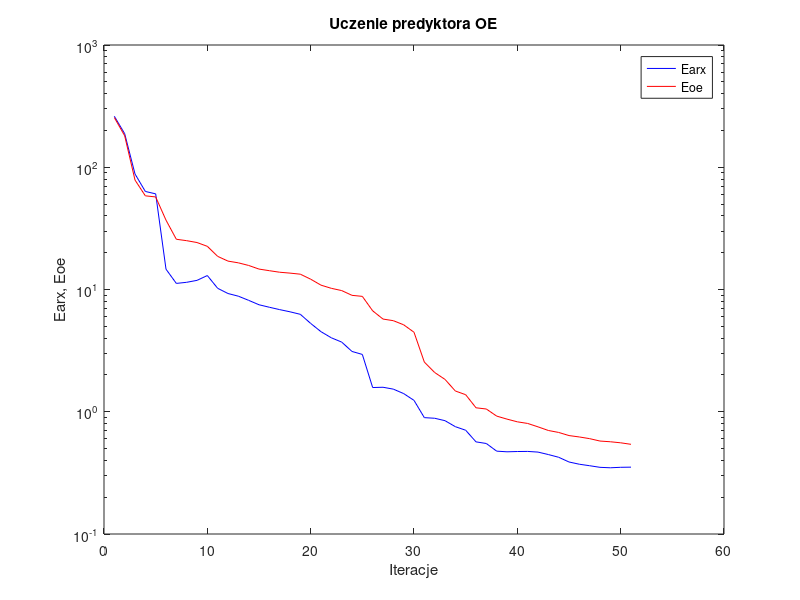
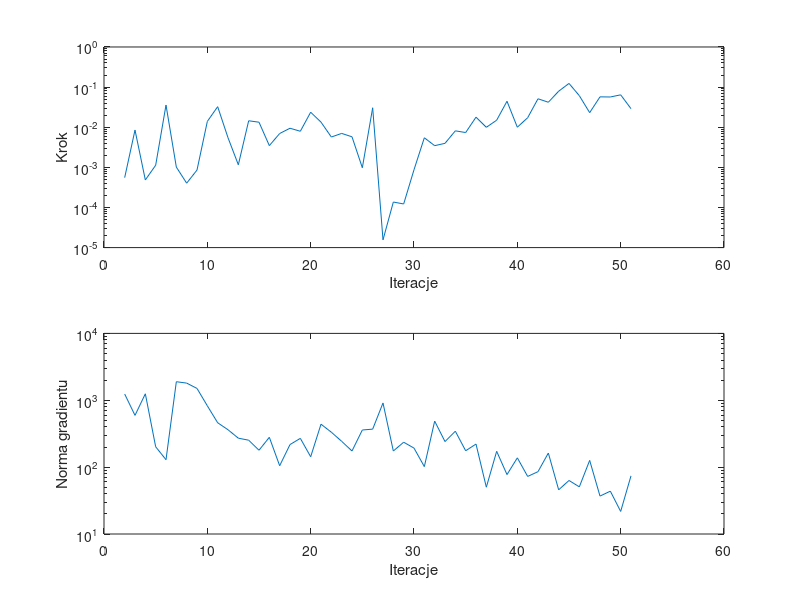

Source code (MATLAB) for these figures, in order:
%uczenie predyktora oe
clear all;
n=0; farx(n+1)=2.611443e+002; foe(n+1)=2.549341e+002; wspucz(n+1)=0.000000e+000; ng(n+1)=0.000000e+000;
%odnowa zmiennej metryki
n=1; farx(n+1)=1.882392e+002; foe(n+1)=1.810347e+002; krok(n+1)=5.534736e-004; ng(n+1)=1.240714e+003;
n=2; farx(n+1)=8.813317e+001; foe(n+1)=7.857500e+001; krok(n+1)=8.516524e-003; ng(n+1)=5.942429e+002;
n=3; farx(n+1)=6.339654e+001; foe(n+1)=5.837960e+001; krok(n+1)=4.854552e-004; ng(n+1)=1.249301e+003;
n=4; farx(n+1)=6.059423e+001; foe(n+1)=5.717721e+001; krok(n+1)=1.128760e-003; ng(n+1)=2.015765e+002;
n=5; farx(n+1)=1.466437e+001; foe(n+1)=3.691833e+001; krok(n+1)=3.571281e-002; ng(n+1)=1.291626e+002;
n=6; farx(n+1)=1.121639e+001; foe(n+1)=2.575938e+001; krok(n+1)=1.015069e-003; ng(n+1)=1.893720e+003;
n=7; farx(n+1)=1.145325e+001; foe(n+1)=2.508402e+001; krok(n+1)=4.029366e-004; ng(n+1)=1.805240e+003;
n=8; farx(n+1)=1.187914e+001; foe(n+1)=2.422457e+001; krok(n+1)=8.566255e-004; ng(n+1)=1.503000e+003;
n=9; farx(n+1)=1.300670e+001; foe(n+1)=2.255029e+001; krok(n+1)=1.396192e-002; ng(n+1)=8.260577e+002;
n=10; farx(n+1)=1.022792e+001; foe(n+1)=1.866760e+001; krok(n+1)=3.252259e-002; ng(n+1)=4.608400e+002;
n=11; farx(n+1)=9.271317e+000; foe(n+1)=1.707114e+001; krok(n+1)=5.478088e-003; ng(n+1)=3.623688e+002;
n=12; farx(n+1)=8.818017e+000; foe(n+1)=1.652630e+001; krok(n+1)=1.158499e-003; ng(n+1)=2.709167e+002;
n=13; farx(n+1)=8.153185e+000; foe(n+1)=1.572856e+001; krok(n+1)=1.448480e-002; ng(n+1)=2.528920e+002;
n=14; farx(n+1)=7.502715e+000; foe(n+1)=1.469265e+001; krok(n+1)=1.333847e-002; ng(n+1)=1.789289e+002;
n=15; farx(n+1)=7.159219e+000; foe(n+1)=1.425317e+001; krok(n+1)=3.478135e-003; ng(n+1)=2.793080e+002;
n=16; farx(n+1)=6.846314e+000; foe(n+1)=1.384438e+001; krok(n+1)=6.970444e-003; ng(n+1)=1.048989e+002;
n=17; farx(n+1)=6.570365e+000; foe(n+1)=1.361702e+001; krok(n+1)=9.436540e-003; ng(n+1)=2.174598e+002;
n=18; farx(n+1)=6.266327e+000; foe(n+1)=1.334303e+001; krok(n+1)=7.932207e-003; ng(n+1)=2.694123e+002;
n=19; farx(n+1)=5.279191e+000; foe(n+1)=1.214591e+001; krok(n+1)=2.366103e-002; ng(n+1)=1.429666e+002;
n=20; farx(n+1)=4.517769e+000; foe(n+1)=1.085317e+001; krok(n+1)=1.339882e-002; ng(n+1)=4.385923e+002;
n=21; farx(n+1)=4.026391e+000; foe(n+1)=1.022393e+001; krok(n+1)=5.699196e-003; ng(n+1)=3.328989e+002;
n=22; farx(n+1)=3.715095e+000; foe(n+1)=9.801333e+000; krok(n+1)=7.011828e-003; ng(n+1)=2.432170e+002;
n=23; farx(n+1)=3.113334e+000; foe(n+1)=8.959382e+000; krok(n+1)=5.770731e-003; ng(n+1)=1.743373e+002;
n=24; farx(n+1)=2.943400e+000; foe(n+1)=8.786822e+000; krok(n+1)=9.781284e-004; ng(n+1)=3.593245e+002;
n=25; farx(n+1)=1.577768e+000; foe(n+1)=6.691958e+000; krok(n+1)=3.054889e-002; ng(n+1)=3.698671e+002;
%odnowa zmiennej metryki
n=26; farx(n+1)=1.586358e+000; foe(n+1)=5.731148e+000; krok(n+1)=1.558595e-005; ng(n+1)=9.107201e+002;
n=27; farx(n+1)=1.531232e+000; foe(n+1)=5.558882e+000; krok(n+1)=1.366331e-004; ng(n+1)=1.741740e+002;
n=28; farx(n+1)=1.408076e+000; foe(n+1)=5.143508e+000; krok(n+1)=1.222660e-004; ng(n+1)=2.358713e+002;
n=29; farx(n+1)=1.239195e+000; foe(n+1)=4.471071e+000; krok(n+1)=8.713055e-004; ng(n+1)=1.925519e+002;
n=30; farx(n+1)=8.950056e-001; foe(n+1)=2.548786e+000; krok(n+1)=5.457942e-003; ng(n+1)=1.018746e+002;
n=31; farx(n+1)=8.847416e-001; foe(n+1)=2.094627e+000; krok(n+1)=3.470726e-003; ng(n+1)=4.876758e+002;
n=32; farx(n+1)=8.452557e-001; foe(n+1)=1.839328e+000; krok(n+1)=3.966104e-003; ng(n+1)=2.411290e+002;
n=33; farx(n+1)=7.549927e-001; foe(n+1)=1.478497e+000; krok(n+1)=8.128862e-003; ng(n+1)=3.443200e+002;
n=34; farx(n+1)=7.059471e-001; foe(n+1)=1.379012e+000; krok(n+1)=7.366454e-003; ng(n+1)=1.757062e+002;
n=35; farx(n+1)=5.671522e-001; foe(n+1)=1.077569e+000; krok(n+1)=1.779884e-002; ng(n+1)=2.212641e+002;
n=36; farx(n+1)=5.498945e-001; foe(n+1)=1.052945e+000; krok(n+1)=9.955600e-003; ng(n+1)=5.010474e+001;
n=37; farx(n+1)=4.761036e-001; foe(n+1)=9.213931e-001; krok(n+1)=1.495979e-002; ng(n+1)=1.723853e+002;
n=38; farx(n+1)=4.703678e-001; foe(n+1)=8.704620e-001; krok(n+1)=4.438543e-002; ng(n+1)=7.737103e+001;
n=39; farx(n+1)=4.728727e-001; foe(n+1)=8.272776e-001; krok(n+1)=1.000091e-002; ng(n+1)=1.376568e+002;
n=40; farx(n+1)=4.737118e-001; foe(n+1)=8.022667e-001; krok(n+1)=1.725161e-002; ng(n+1)=7.260297e+001;
n=41; farx(n+1)=4.677665e-001; foe(n+1)=7.525858e-001; krok(n+1)=5.119273e-002; ng(n+1)=8.553182e+001;
n=42; farx(n+1)=4.466634e-001; foe(n+1)=7.028320e-001; krok(n+1)=4.194258e-002; ng(n+1)=1.624146e+002;
n=43; farx(n+1)=4.242939e-001; foe(n+1)=6.772102e-001; krok(n+1)=7.897489e-002; ng(n+1)=4.576235e+001;
n=44; farx(n+1)=3.882143e-001; foe(n+1)=6.385917e-001; krok(n+1)=1.234039e-001; ng(n+1)=6.316665e+001;
n=45; farx(n+1)=3.721537e-001; foe(n+1)=6.219732e-001; krok(n+1)=6.109779e-002; ng(n+1)=5.070487e+001;
n=46; farx(n+1)=3.618599e-001; foe(n+1)=6.024792e-001; krok(n+1)=2.307159e-002; ng(n+1)=1.261503e+002;
n=47; farx(n+1)=3.510733e-001; foe(n+1)=5.759435e-001; krok(n+1)=5.715876e-002; ng(n+1)=3.689693e+001;
n=48; farx(n+1)=3.481005e-001; foe(n+1)=5.682713e-001; krok(n+1)=5.671128e-002; ng(n+1)=4.370042e+001;
n=49; farx(n+1)=3.512602e-001; foe(n+1)=5.571966e-001; krok(n+1)=6.418507e-002; ng(n+1)=2.175031e+001;
n=50; farx(n+1)=3.522478e-001; foe(n+1)=5.415011e-001; krok(n+1)=2.900728e-002; ng(n+1)=7.407235e+001;

figure; semilogy(farx,'b'); hold on; semilogy(foe,'r'); xlabel('Iteracje'); ylabel('Earx, Eoe'); legend('Earx','Eoe'); title('Uczenie predyktora OE');
figure; subplot(2,1,1); semilogy(krok); xlabel('Iteracje'); ylabel('Krok');
subplot(2,1,2); semilogy(ng); xlabel('Iteracje'); ylabel('Norma gradientu');
Earx=farx(n+1)
Eoe=foe(n+1)
